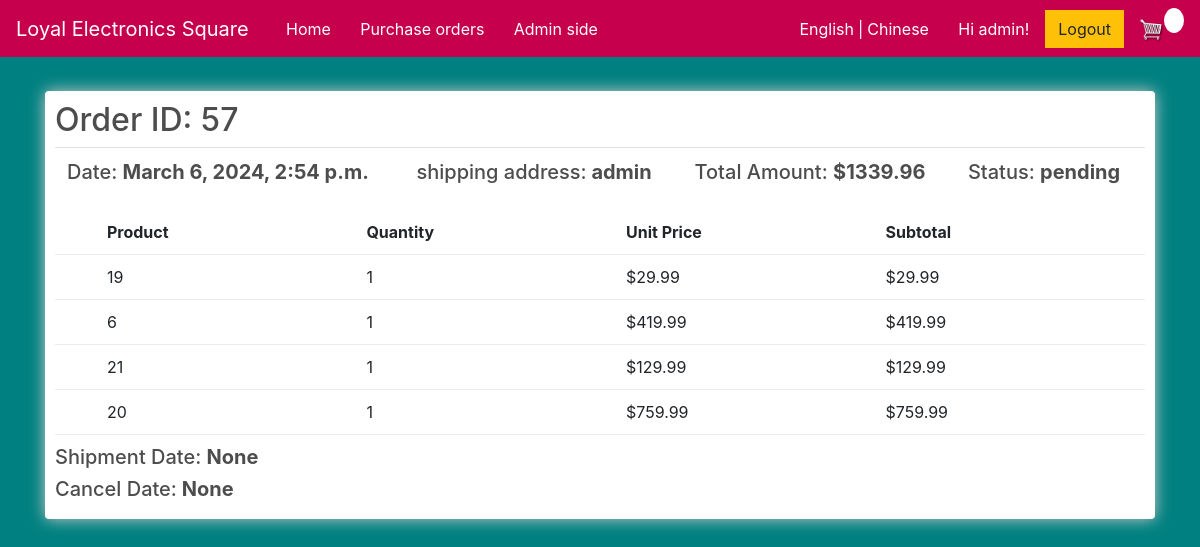
The page /order_detail/57 (signed in) on the database as committed earlier.
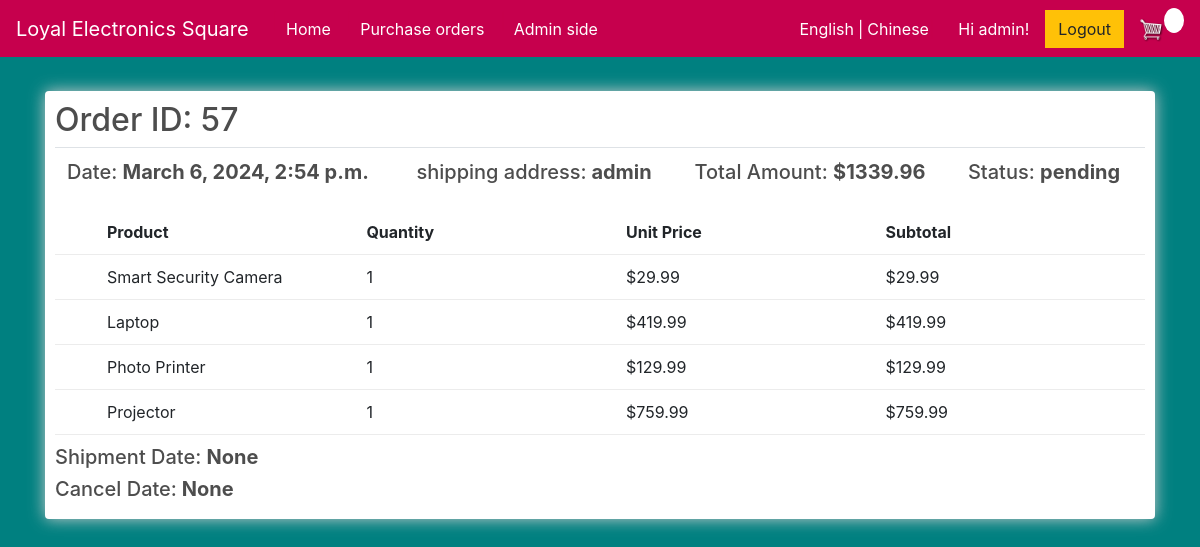
The same page on the database as committed later.
### store/models.py (models this page shows, shortened)
class OrderItem(models.Model):
    product = models.ForeignKey(Product, on_delete=models.SET_NULL, null=True, verbose_name=_('product'))
    order = models.ForeignKey(Order, on_delete=models.SET_NULL, null=True, verbose_name=_('order'))
    quantity = models.IntegerField(default=0, null=True, blank=True, verbose_name=_('quantity'))
    date_added = models.DateTimeField(auto_now_add=True, verbose_name=_('date_added'))
    unit_price = models.DecimalField(max_digits=10, decimal_places=2, null=True, verbose_name=_('unit_price'))
    subtotal = models.DecimalField(max_digits=10, decimal_places=2, null=True, verbose_name=_('subtotal'))
    @property
    def get_total(self):
        total = self.product.price * self.quantity
        return total

class Product(models.Model):
    name = models.CharField(max_length=200, null=True, verbose_name=_('name'))
    price = models.DecimalField(max_digits=10, decimal_places=2, verbose_name=_('price'))
    brand = models.CharField(max_length=16, null=True, verbose_name=_('brand'))
    connectivity_technology = models.CharField(max_length=32, null=True, verbose_name=_('connectivity_technology'))
    digital = models.BooleanField(default=False, null=True, blank=False)
    cover_image = models.ImageField(null=True, blank=True)
    description = models.TextField(null=True, verbose_name=_('description'))
    is_active = models.BooleanField(default=True, verbose_name=_('is_active'))
    best_sale = models.BooleanField(default=False, verbose_name=_('best_sale'))

### store/views.py (the view)
# urls.py: path('order_detail/<int:pk>', views.order_detail, name="order_detail"),
@login_required
def order_detail(request, pk):
     if request.user.is_authenticated:
          customer = request.user.customer
          order, created = Order.objects.get_or_create(customer=customer, complete=False)
          items = order.orderitem_set.all()
          cartItems = order.get_cart_items
     else:
          items = []
          order = {'get_cart_total':0, 'get_cart_items':0, 'shipping':False}
          cartItems = order['get_cart_items']
     order = Order.objects.get(id=pk)
     order_items = OrderItem.objects.filter(order=order)
     return render(request, 'store/order_detail.html', {'order': order, 'order_items': order_items})

### store/models.py (called while the page is built)
    @property
    def get_cart_items(self):
        orderitems = self.orderitem_set.all()
        total = sum([item.quantity for item in orderitems])
        return total

    def total_amount(self):
        orderitems = self.orderitem_set.all()
        total = sum([item.get_total for item in orderitems])
        return total

### store/templates/store/order_detail.html (shortened to what this page needs)
{% extends 'store/main.html' %}
{% load static %}
{% load i18n %}
{% block content %}
<div class="row">
    <div class="col-lg-12">
        <div class="box-element">
            <table class="table">
                <h2>{% trans 'Order ID:' %} {{ order.id }}</h2>
                <tr>
                    <th><h5>{% trans 'Date:' %} <strong>{{order.date_ordered}}</strong></h5></th>
                    <th><h5>{% trans 'shipping address:' %}<strong> {{order.customer.shipping_address}}</strong></h5></th>
                    <th><h5>{% trans 'Total Amount:' %} <strong>${{order.total_amount}}</strong></h5></th>
                    <th><h5>{% trans 'Status:' %} <strong>{{order.status}}</strong></h5></th>
                </tr>
            </table>
            <div class="cart-row">
                <div style="flex:0.2"><strong></strong></div>
                <div style="flex:1"><strong>{% trans 'Product' %}</strong></div>
                <div style="flex:1"><strong>{% trans 'Quantity' %}</strong></div>
                <div style="flex:1"><strong>{% trans 'Unit Price' %}</strong></div>
                <div style="flex:1"><strong>{% trans 'Subtotal' %}</strong></div>
            </div>
            {% for item in order_items %}
            <div class="cart-row">
                <div style="flex:0.2"></div>
                <div style="flex:1">{{item.product.name}}</div>
                <div style="flex:1">{{item.quantity}}</div>
                <div style="flex:1">${{item.product.price}}</div>
                <div style="flex:1">${{item.get_total}}</div>
            </div>
            {% endfor %}
            <tr>
                <th><h5>{% trans 'Shipment Date:' %} <strong>{{order.shipment_date}}</strong></h5></th>
                <th><h5>{% trans 'Cancel Date:' %}<strong> {{order.cancel_date }}</strong></h5></th>
            </tr>
    </div>
</div>
{% endblock content %}

Rows that differ between the two databases and show on the page:
changed through a linked row, OrderItem: product.name "19" → "Smart Security Camera"
changed through a linked row, OrderItem: product.name "6" → "Laptop"
changed through a linked row, OrderItem: product.name "21" → "Photo Printer"
changed through a linked row, OrderItem: product.name "20" → "Projector"
